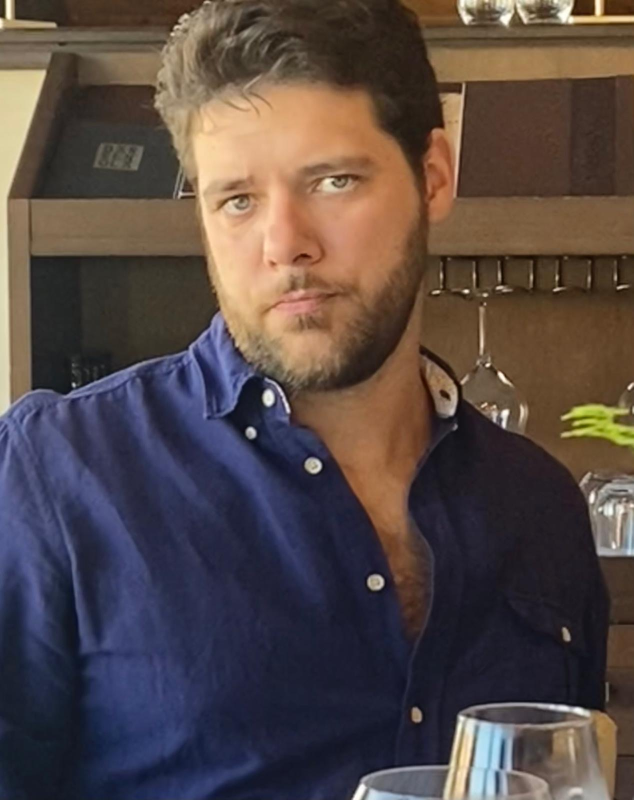
#> input picture foto.JPG, 1267 x 1600 px, found by its file name (shown at 1/2 size)
$ python resize_icons.py
#> lines starting #> are read from the running program, lines starting #| are printed output that depends on the picture
from pathlib import Path

from PIL import Image, ImageOps


ROOT = Path(__file__).resolve().parent
SOURCE_CANDIDATES = (ROOT / "foto.jpg", ROOT / "foto.JPG")
OUTPUT_DIR = ROOT / "views" / "icons"
ICON_SIZES = (192, 512)


def main() -> None:
    source_path = next((path for path in SOURCE_CANDIDATES if path.is_file()), None)
    if source_path is None:
        raise FileNotFoundError(f"No se encontró foto.jpg en {ROOT}")

    OUTPUT_DIR.mkdir(parents=True, exist_ok=True)

    with Image.open(source_path) as image:
#> image is the input picture: PIL image 1267x1600 RGB; mean R, G, B 85.2, 72.2, 69.5
        image = ImageOps.exif_transpose(image).convert("RGB")
        for size in ICON_SIZES:
            icon = ImageOps.fit(
                image,
                (size, size),
                method=Image.Resampling.LANCZOS,
            )
            output_path = OUTPUT_DIR / f"icon-{size}.png"
            icon.save(output_path, format="PNG", optimize=True)
            print(f"Creado: {output_path.relative_to(ROOT)}")
#> this loop made 2 passes
#> pass 1, in main, `icon = ImageOps.fit( image, (size, size), method=Image.Resampling.LANC..`:
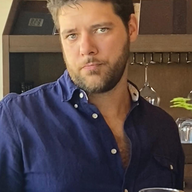
#> icon: PIL image 192x192 RGB; mean R, G, B 85.7, 71.5, 69


if __name__ == "__main__":
    main()
